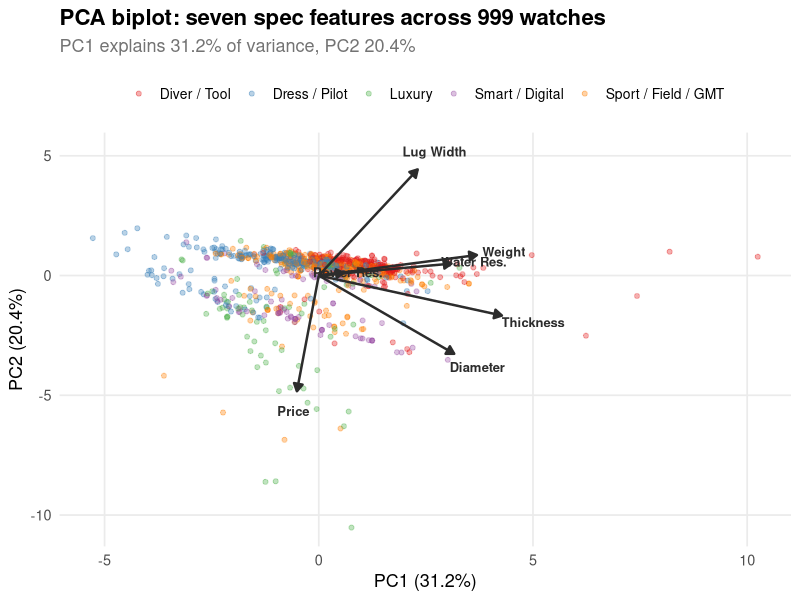
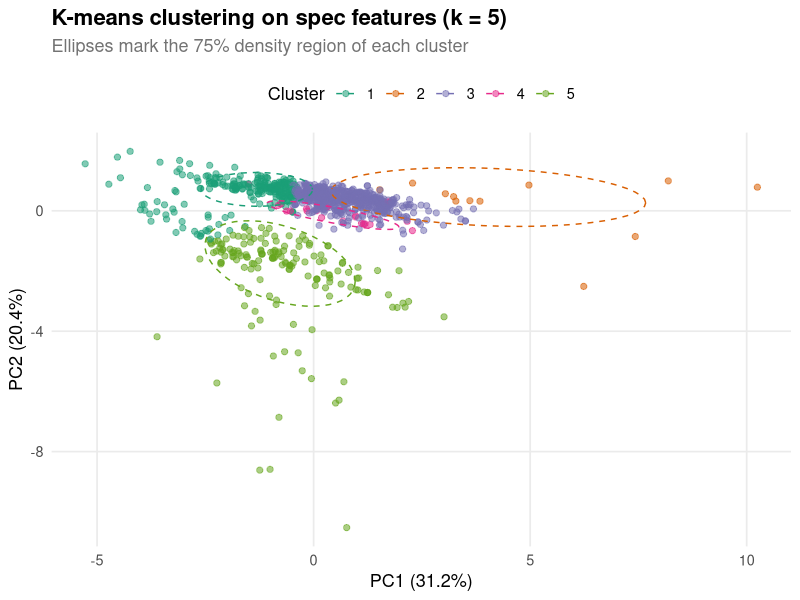
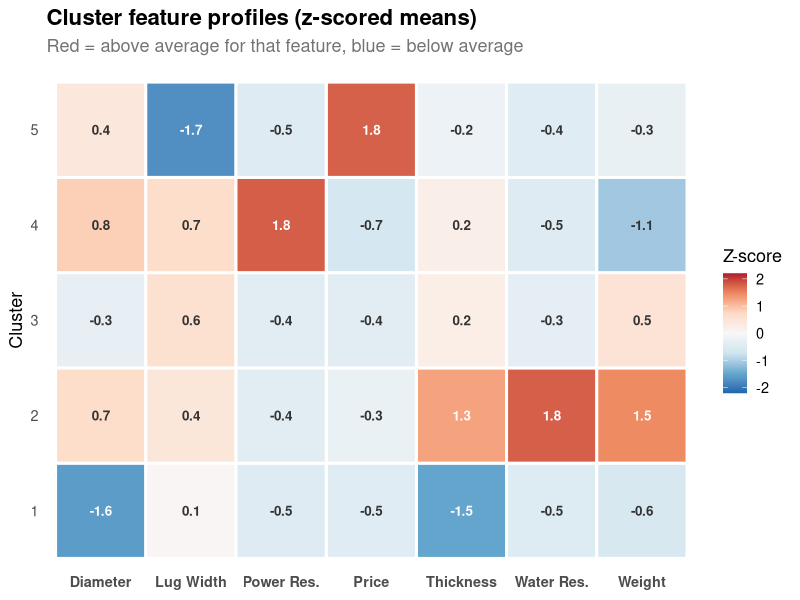

The R script that drew these images, in order:
## ---- chunk 1
# Required packages: tidyverse, scales
# No additional installs needed — all base R stats
library(tidyverse)
library(scales)

watch_data <- read_csv("1000_Watch_Dataset.csv")

knitr::opts_chunk$set(echo = FALSE, message = FALSE, warning = FALSE,
                      fig.align = "center", dev = "png", dpi = 150)
## ---- chunk 2
# Parse string columns and drop the one non-watch entry (Atmos clock, diameter = 0)
landscape_df <- watch_data %>%
  mutate(
    weight_g       = parse_number(`Weight (grams)`),
    power_res_h    = parse_number(`Power Reserve (hours)`)
  ) %>%
  filter(`Case Diameter (mm)` > 0) %>%
  filter(!is.na(`Price (New)`)) %>%
  drop_na(`Case Diameter (mm)`, `Case Thickness (mm)`,
          `Lug Width (mm)`, `Water Resistance (m)`,
          weight_g, power_res_h)

# Scale and run PCA on seven spec / price features
feat_names <- c("Case Diameter (mm)", "Case Thickness (mm)", "Lug Width (mm)",
                "Water Resistance (m)", "Price (New)", "weight_g", "power_res_h")

pca_mat <- landscape_df %>%
  select(all_of(feat_names)) %>%
  scale()

set.seed(42)
pca_result  <- prcomp(pca_mat, center = FALSE, scale. = FALSE)
km_result   <- kmeans(pca_mat, centers = 5, nstart = 25)

# Variance explained
var_exp <- summary(pca_result)$importance[2, 1:2] * 100

# Tidy scores for plotting
scores_df <- landscape_df %>%
  mutate(
    PC1     = pca_result$x[, 1],
    PC2     = pca_result$x[, 2],
    cluster = factor(km_result$cluster),
    broad   = case_when(
      Type %in% c("Smartwatch", "Digital") ~ "Smart / Digital",
      Type == "Luxury"                     ~ "Luxury",
      Type %in% c("Diver", "Tool")         ~ "Diver / Tool",
      Type %in% c("Dress", "Pilot")        ~ "Dress / Pilot",
      TRUE                                 ~ "Sport / Field / GMT"
    )
  )

# Biplot loadings: scale arrows to sit inside the scatter
arrow_scale <- max(abs(c(scores_df$PC1, scores_df$PC2))) * 0.72
short_names  <- c("Diameter", "Thickness", "Lug Width",
                  "Water Res.", "Price", "Weight", "Power Res.")

loadings_df <- as_tibble(pca_result$rotation[, 1:2]) %>%
  mutate(
    feature = short_names,
    xend    = PC1 * arrow_scale,
    yend    = PC2 * arrow_scale,
    xlab    = xend * 1.17,
    ylab    = yend * 1.17
  )
## ---- chunk 3
ggplot(scores_df, aes(PC1, PC2)) +
  geom_point(aes(colour = broad), alpha = 0.35, size = 1.4) +
  geom_segment(
    data = loadings_df,
    aes(x = 0, y = 0, xend = xend, yend = yend),
    arrow = arrow(length = unit(0.22, "cm"), type = "closed"),
    colour = "#2c2c2c", linewidth = 0.85
  ) +
  geom_text(
    data = loadings_df,
    aes(x = xlab, y = ylab, label = feature),
    size = 3.3, colour = "#2c2c2c", fontface = "bold"
  ) +
  scale_colour_brewer(palette = "Set1", name = NULL) +
  labs(
    title   = "PCA biplot: seven spec features across 999 watches",
    subtitle = sprintf("PC1 explains %.1f%% of variance, PC2 %.1f%%",
                       var_exp[1], var_exp[2]),
    x = sprintf("PC1 (%.1f%%)", var_exp[1]),
    y = sprintf("PC2 (%.1f%%)", var_exp[2])
  ) +
  theme_minimal(base_size = 13) +
  theme(
    plot.title    = element_text(face = "bold", size = 16),
    plot.subtitle = element_text(colour = "grey45", margin = margin(b = 12)),
    panel.grid.minor  = element_blank(),
    legend.position   = "top",
    legend.text       = element_text(size = 10)
  )
## ---- chunk 4
ggplot(scores_df, aes(PC1, PC2, colour = cluster)) +
  geom_point(alpha = 0.55, size = 1.8) +
  stat_ellipse(aes(group = cluster), level = 0.75,
               linewidth = 0.5, linetype = "dashed") +
  scale_colour_brewer(palette = "Dark2", name = "Cluster") +
  labs(
    title    = "K-means clustering on spec features (k = 5)",
    subtitle = "Ellipses mark the 75% density region of each cluster",
    x = sprintf("PC1 (%.1f%%)", var_exp[1]),
    y = sprintf("PC2 (%.1f%%)", var_exp[2])
  ) +
  theme_minimal(base_size = 13) +
  theme(
    plot.title    = element_text(face = "bold", size = 16),
    plot.subtitle = element_text(colour = "grey45", margin = margin(b = 12)),
    panel.grid.minor = element_blank(),
    legend.position  = "top"
  )
## ---- chunk 5
# Compute per-cluster mean of the original (unscaled) features
profile_long <- scores_df %>%
  select(cluster,
         Diameter   = `Case Diameter (mm)`,
         Thickness  = `Case Thickness (mm)`,
         `Lug Width` = `Lug Width (mm)`,
         `Water Res.` = `Water Resistance (m)`,
         Price      = `Price (New)`,
         Weight     = weight_g,
         `Power Res.` = power_res_h) %>%
  group_by(cluster) %>%
  summarise(across(everything(), mean), .groups = "drop") %>%
  pivot_longer(-cluster, names_to = "feature", values_to = "mean_val") %>%
  # Z-score across clusters so features are comparable
  group_by(feature) %>%
  mutate(z = (mean_val - mean(mean_val)) / sd(mean_val)) %>%
  ungroup()

ggplot(profile_long, aes(feature, cluster, fill = z)) +
  geom_tile(colour = "white", linewidth = 1) +
  geom_text(aes(label = round(z, 1)), size = 3.4,
            colour = ifelse(abs(profile_long$z) > 1.2, "white", "grey20"),
            fontface = "bold") +
  scale_fill_distiller(palette = "RdBu", direction = -1,
                       limits = c(-2.2, 2.2), oob = squish,
                       name = "Z-score") +
  labs(
    title    = "Cluster feature profiles (z-scored means)",
    subtitle = "Red = above average for that feature, blue = below average",
    x = NULL, y = "Cluster"
  ) +
  theme_minimal(base_size = 13) +
  theme(
    plot.title    = element_text(face = "bold", size = 16),
    plot.subtitle = element_text(colour = "grey45", margin = margin(b = 12)),
    panel.grid    = element_blank(),
    axis.text.x   = element_text(face = "bold")
  )
## ---- chunk 6
# For inline text below
cluster_sizes <- scores_df %>% count(cluster) %>% arrange(cluster)
cluster_types <- scores_df %>%
  count(cluster, broad) %>%
  group_by(cluster) %>%
  slice_max(n, n = 1) %>%
  ungroup()
